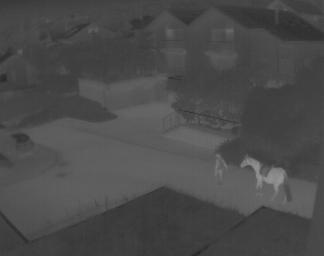
//> input picture 09 Ecualización de histograma/Ecualizacion/Ecualizacion/caballo2.jpg, 324 x 256 px
$ ./OpenCV   (built with g++ and OpenCV 4)
//> lines starting //> are read from the running program, lines starting //| are printed output that depends on the picture; after the words box and inside, x2 and y2 are one past the last pixel; in counts of white or black regions, pixels touching at a corner belong together
// OpenCV.cpp : This file contains the 'main' function. Program execution begins and ends there.
//

#include <iostream>
#include <opencv2/opencv.hpp>

using namespace std;
using namespace cv;

void ecualizar(Mat img, Mat* imgEcu);
void histograma(Mat img, Mat* imgHistograma, int* hist);
void histogramaAcumulado(Mat img, Mat* imgHistAcum, int* histAcum);
int main()
{
    Mat img = imread("caballo2.jpg", IMREAD_GRAYSCALE);
//> img is the input picture: 256 rows x 324 cols, CV_8UC1; min 37, max 149, mean 74.8
    Mat img_Hist, img_HistAcum;
    int hist_img[256] = { 0 };
    int histAcum_img[256] = { 0 };
    histograma(img, &img_Hist, hist_img);
//> after the loop in histograma, `for (int i = 0; i < 256; i++)`:
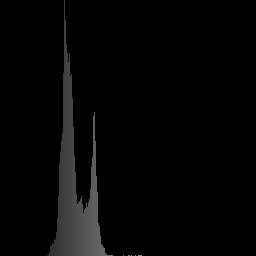
//> imgHistograma: 256 rows x 256 cols, CV_8UC1; min 0, max 141, mean 5.3
//> hist_img = 256 values, max 4511 at index 64, min 0 at index 0, mean 324
    histogramaAcumulado(img, &img_HistAcum, histAcum_img);
//> in histogramaAcumulado, `histograma(img, &imgHist, hist);`: hist has the same summary as hist_img outside histogramaAcumulado
//> after the loop in histogramaAcumulado, `for (int i = 0; i < 256; i++)`:
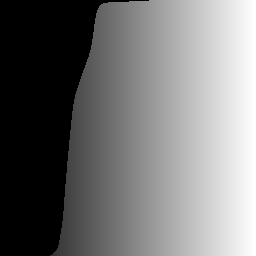
//> imgHistAcum: 256 rows x 256 cols, CV_8UC1; min 0, max 255, mean 116.3
//> histAcum_img = 256 values from 0 to 82944
    imshow("imagen", img);
    imshow("histograma img", img_Hist);
    imshow("histograma acumulado img", img_HistAcum);

    Mat imgEcu(img.rows, img.cols, img.type());
    ecualizar(img, &imgEcu);
//> after the loop in ecualizar, `for (int i = 0; i < img.rows; i++)`:
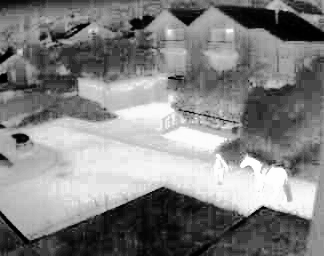
//> imgEcu: 256 rows x 324 cols, CV_8UC1; min 0, max 255, mean 130.6
    Mat imgEcu_Hist, imgEcu_HistAcum;
    int hist_imgEcu[256] = { 0 };
    int histAcum_imgEcu[256] = { 0 };
    histograma(imgEcu, &imgEcu_Hist, hist_imgEcu);
//> after the loop in histograma (call 4), `for (int i = 0; i < 256; i++)`:
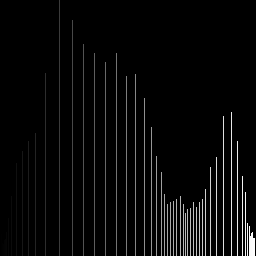
//> imgHistograma: 256 rows x 256 cols, CV_8UC1; 12.86% of pixels changed, all inside (x1, y1, x2, y2) = (1, 0, 255, 256)
//> hist_imgEcu = 256 values, max 4511 at index 59, min 0 at index 7, mean 324
    histogramaAcumulado(imgEcu, &imgEcu_HistAcum, histAcum_imgEcu);
//> in histogramaAcumulado (call 3), `histograma(img, &imgHist, hist);`: hist has the same summary as hist_imgEcu outside histogramaAcumulado
//> after the loop in histogramaAcumulado (call 3), `for (int i = 0; i < 256; i++)`:
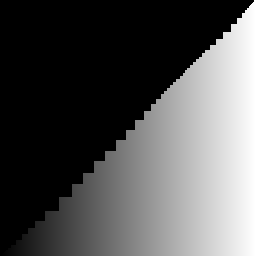
//> imgHistAcum: 256 rows x 256 cols, CV_8UC1; min 0, max 255, mean 83.9
//> histAcum_imgEcu = 256 values from 178 to 82944
    imshow("imagen ecualizada", imgEcu);
    imshow("histograma de img ecualizada", imgEcu_Hist);
    imshow("histograma acumulado de img ecualizada", imgEcu_HistAcum);


    waitKey(0);

}
void ecualizar(Mat img, Mat* imgEcu)
{
    uchar* pfila_img, * pfila_imgEcu;
    Mat imgAcum;
    int histAcum[256] = { 0 };
    int M = img.rows;
    int N = img.cols;
    histogramaAcumulado(img, &imgAcum, histAcum);

    for (int i = 0; i < img.rows; i++)
    {
        pfila_img = img.ptr<uchar>(i);
        pfila_imgEcu = imgEcu->ptr<uchar>(i);
        for (int j = 0; j < img.cols; j++)
        {
            pfila_imgEcu[j] = (histAcum[pfila_img[j]] * 255) / (M * N);
        }
    }
}
void histograma(Mat img, Mat* imgHistograma, int* hist)
{
    uchar* pfila;
    for (int i = 0; i < img.rows; i++)
    {
        pfila = img.ptr<uchar>(i);
        for (int j = 0; j < img.cols; j++)
        {
            hist[pfila[j]]++;
        }
    }

    int* maxIntensidad = max_element(&hist[0], &hist[255]);
    imgHistograma->create(256, 256, CV_8UC1);

    for (int i = 0; i < 256; i++)
    {
        for (int j = 0; j < hist[i] * 256 / (*maxIntensidad); j++)
        {
            pfila = imgHistograma->ptr<uchar>(imgHistograma->rows - j - 1);
            pfila[i] = i;
        }
    }
}
void histogramaAcumulado(Mat img, Mat* imgHistAcum, int* histAcum)
{
    Mat imgHist;
    uchar* pfila;
    int hist[256] = { 0 };
    histograma(img, &imgHist, hist);
    for (int i = 0; i < 256; i++)
    {
        for (int j = 0; j <= i; j++)
        {
            histAcum[i] = histAcum[i] + hist[j];
        }

    }
    int* maxIntensidad = max_element(&histAcum[0], &histAcum[255]);

    imgHistAcum->create(256, 256, CV_8UC1);
    for (int i = 0; i < 256; i++)
    {
        for (int j = 0; j < histAcum[i] * 256 / (*maxIntensidad); j++)
        {
            pfila = imgHistAcum->ptr<uchar>(imgHistAcum->rows - j - 1);
            pfila[i] = i;
        }
    }
}
